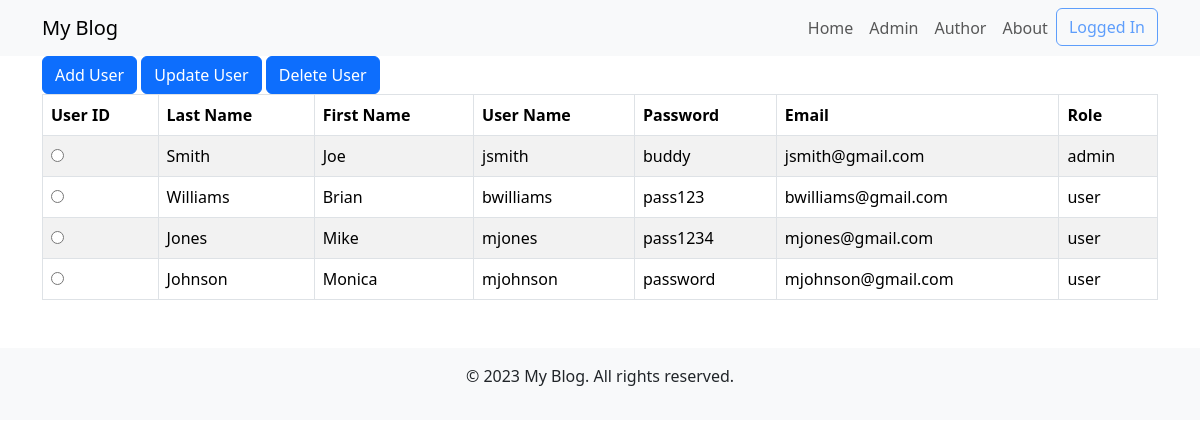
Page /controller.php?page=list (signed in) on the committed database.
### tables this page shows
create table users(
   userID int AUTO_INCREMENT,
   username varchar(30) not null, index(username),
   lastname varchar(50),
   firstname varchar(30),
   passwd varchar(30),
   email varchar(255),
   urole varchar(30),
   lastModified DATETIME DEFAULT CURRENT_TIMESTAMP ON UPDATE CURRENT_TIMESTAMP,
   primary key(userID)
);

### controller.php (called while the page is built, shortened)
<?php
    include_once "models/UserDAO.php";
    class FrontController {
        private $controllers;
        public function __construct(){
            $this->controllers = $this->loadControllers();
        }
        public function run(){
            $method = $_SERVER['REQUEST_METHOD'];
            $page = $_REQUEST['page'];
            $controller = $this->controllers[$method.$page];
            $controller = $this->securityCheck($controller);
            if($method=='GET'){
                $content=$controller->processGET();
            }
            include "template/template.php";
        }
        private function loadControllers(){
            $controllers["GET"."list"] = new UserList();
            $controllers["GET"."author"] = new PostList();
            $controllers["GET"."add"] = new UserAdd();
            $controllers["POST"."add"] = new UserAdd();
            $controllers["GET"."addpost"] = new PostAdd();
            $controllers["POST"."addpost"] = new PostAdd();
            $controllers["GET"."update"] = new UserUpdate();
            $controllers["POST"."update"] = new UserUpdate();
            $controllers["GET"."updatepost"] = new PostUpdate();
            $controllers["POST"."updatepost"] = new PostUpdate();
            $controllers["GET"."delete"] = new UserDelete();
            $controllers["POST"."delete"] = new UserDelete();
            $controllers["GET"."deletepost"] = new PostDelete();
            $controllers["POST"."deletepost"] = new PostDelete();
            $controllers["GET"."login"] = new Login();
            $controllers["POST"."login"] = new Login();
            $controllers["GET"."home"] = new Home();
            $controllers["GET"."about"] = new About();
            $controllers["GET"."posttemplate"] = new PostTemplate();
            return $controllers;
        }
        private function securityCheck($controller){
            return $controller;
        }
    }
    $controller = new FrontController();
    $controller->run();
?>

### models/User.php (called while the page is built, shortened)
<?php
    class User implements JsonSerializable{
        private $userID;
        private $username;
        private $email;
        private $passwd;
        private $lastname;
        private $firstname;
        private $urole;
        public function setUserID($userID){
            $this->userID=$userID;
        }
        public function getUserID(){
            return $this->userID;
        }
        public function setUsername($username){
            $this->username=$username;
        }
        public function getUsername(){
            return $this->username;
        }
        public function setEmail($email){
            $this->email=$email;
        }
        public function getEmail(){
            return $this->email;
        }
        public function setPasswd($passwd){
            $this->passwd=$passwd;
        }
        public function getPasswd(){
            return $this->passwd;
        }
        public function setLastname($lastname){
            $this->lastname=$lastname;
        }
        public function getLastname(){
            return $this->lastname;
        }
        public function setFirstname($firstname){
            $this->firstname=$firstname;
        }
        public function getFirstname(){
            return $this->firstname;
        }
        public function setUrole($urole){
            $this->urole=$urole;
        }
        public function getUrole(){
            return $this->urole;
        }
    }
?>

### models/UserDAO.php (called while the page is built, shortened)
<?php
    include_once 'User.php';
    class UserDAO {
        public function getConnection(){
            $mysqli = new mysqli("127.0.0.1", "bloguser", "blogpass", "blogDB");
            return $mysqli;
        }
        public function getUsers(){
            $connection=$this->getConnection();
            $stmt = $connection->prepare("SELECT * FROM users;");
            $stmt->execute();
            $result = $stmt->get_result();
            while($row = $result->fetch_assoc()){
                $user = new User();
                $user->load($row);
                $users[]=$user;
            }
            return $users;
        }
    }
?>

### controllers/UserControllers.php (called while the page is built, shortened)
<?php
    class UserList implements ControllerAction{
        function processGET(){
            $userDAO = new UserDAO();
            $users = $userDAO->getUsers();
            return "views/listUsers.php";
        }
    }
?>

### views/listUsers.php (the view)
<?php
   $users = $_REQUEST['users'];
?>
    <div class="container">
        <div class="col">
            <form action="controller.php" method="GET">
            <button class="btn btn-primary" type="submit" name="page" value="add">Add User</button>
            <button class="btn btn-primary" type="submit" name="page" value="update">Update User</button>
            <button class="btn btn-primary" type="submit" name="page" value="delete">Delete User</button>
            <table class="table table-bordered table-striped">
                <thead><tr><th>User ID</th><th>Last Name</th><th>First Name</th><th>User Name</th><th>Password</th>
                <th>Email</th><th>Role</th></tr></thead>
                <tbody>
                    <?php
                        for($index=0;$index<count($users);$index++){
                            echo "<tr><td><input type=\"radio\" name=\"userID\" value=\"".$users[$index]->getUserID()."\"></td>";
                            echo "<td>".$users[$index]->getLastname()."</td>";
                            echo "<td>".$users[$index]->getFirstname()."</td>";
                            echo "<td>".$users[$index]->getUsername()."</td>";
                            echo "<td>".$users[$index]->getPasswd()."</td>";
                            echo "<td>".$users[$index]->getEmail()."</td>";
                            echo "<td>".$users[$index]->getUrole()."</td></tr>\n";
                        }
                    ?>
                </tbody>
            </table>
            </form>
        </div>
    </div>

### rows in the picture
users: lastname "Smith", firstname "Joe", username "jsmith", passwd "buddy", email "jsmith@gmail.com", urole "admin"
users: lastname "Williams", firstname "Brian", username "bwilliams", passwd "pass123", email "bwilliams@gmail.com", urole "user"
users: lastname "Jones", firstname "Mike", username "mjones", passwd "pass1234", email "mjones@gmail.com", urole "user"
users: lastname "Johnson", firstname "Monica", username "mjohnson", passwd "password", email "mjohnson@gmail.com", urole "user"

### other values in the picture
$status "Logged In"
